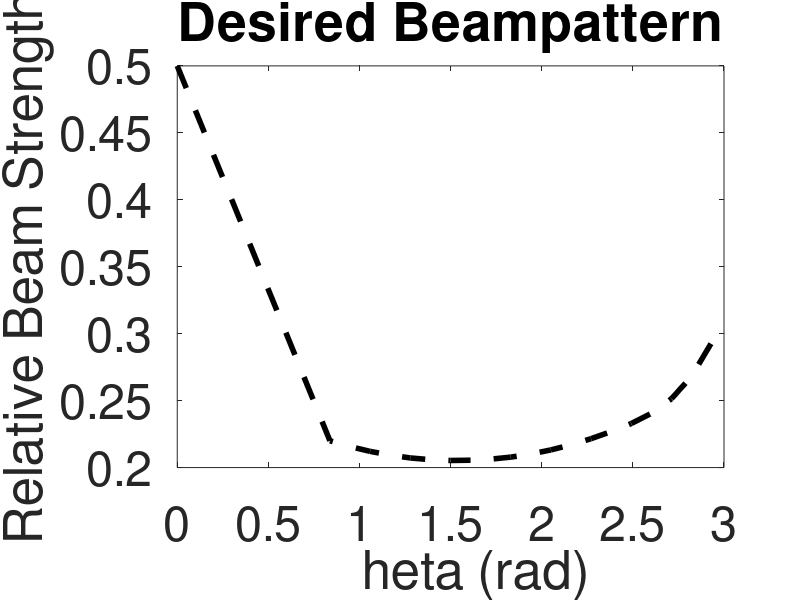
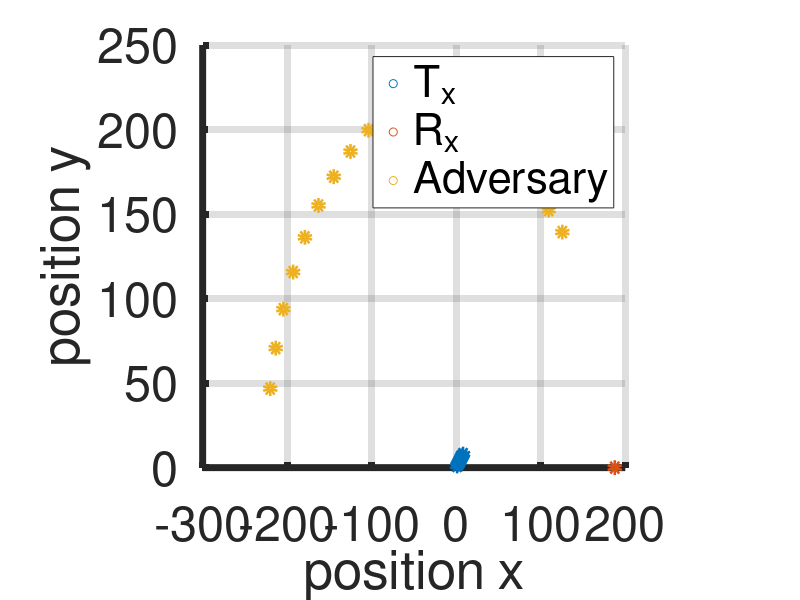

Here is the MATLAB script that generated these plots, in order:
clc
clear all
close all

%%
lambda = 7.5;                       % inter agent spacing?
k = (2.*pi)./lambda;                % wave number
for i=1:60                          % randomize inital positions of agents
    if rand<0.5
        xm(i,:) = (mod(i,7)-3)*1;
        ym(i,:) = (ceil(i/7)-4)*1;
    end
end
ind = find(xm);                     % filter out any agents initialized at the origin
xm = xm(ind);
ym = ym(ind);
xm = xm*lambda/2;
ym = ym*lambda/2;

s = 20;                             % numer of sectors to look at

%% receiver locations from LA dataset
% xm = [15    15    15    15    15    15   105   105   105   105   105   105   195   195   195   196   195   195   285   285   285   285   285   285   375   375   375   378   375   375   465   465   465   465   465   465].';
% ym = [15   105   195   285   375   465    16   105   195   286   375   465    15   105   200   285   371   465    15   105   195   285   375   465    16   105   195   285   375   465    15   105   195   285   376   465].';
% rho = [500*lambda/2*ones(1,1);500*lambda/2*ones(s/2,1);600*lambda/2*ones(s/2,1)]; % get distance from transmitter to receiver


% xm = [30:2.65:48.55].';
% ym = linspace(220,238.5,8).';
% rho = [100*lambda/2*ones(1,1);100*lambda/2*ones(s/2,1);125*lambda/2*ones(s/2,1)]; % get distance from transmitter to receiver
%%


% f = [5;1*ones(s,1)]/10;             % set magnitude of des'd beampower at each receiver
xm = [1 2 3 4 5 6 7 8].';
ym = [1 2 3 4 5 6 7 8].';
rho = [50*lambda/2*ones(1,1);50*lambda/2*ones(s/2,1);60*lambda/2*ones(s/2,1)]; % get distance from transmitter to receiver
% theta = pi./15;                         % angle of allied reciever
% theta_sec = linspace(pi./3,3*pi./3,s);  % divide workspace into 30deg sectors
% theta = [theta;theta_sec'];             % make list of all receiver posns
theta = 0;                         % angle of allied reciever
theta_sec = linspace(pi./3 - pi/15,3*pi./3 - pi/15,s);  % divide workspace into 30deg sectors
theta = [theta;theta_sec'];             % make list of all receiver posns

% % Parameters of desired beam
% f = 40e6;                                     % Frequency in Hz                                                                        
% N_d = 5;                                       % Number of elements of array  
% lambda = 3e8/f;                               % wave length
% d = lambda/4;                                 % Inter-element spacing
% k = (2*pi)./lambda;                           % wave number
% rm_d = [xm,ym];
% % channel parameters
% gamma = 1;                                   
% mu = 2;
% nu = 1;  
% rho = 1.5*d; 
% % Array factor (AFd) of desired beam
% AFd = GetArrayFactor(N_d, rm_d, Am_d, alpha_d, gamma, mu, nu, rho, theta); % call provided code to find AF
% figure();
% h = polar(theta,abs(AFd),'r'); % plot
% set(h,'LineWidth',2);
% box on
% hold on


% f = squareFourier(5,2*pi,.1,5,theta);             % set magnitude of des'd beampower at each receiver
% f = (f + abs(min(f))*2);
% f = f./(2*max(f));
f = [0.5000    0.2200    0.2157    0.2121    0.2093    0.2072    0.2059    0.2053    0.2055    0.2063    0.2078    0.2101    0.2132    0.2170    0.2216    0.2269    0.2329    0.2405    0.2514    0.2681    0.2934].';
figure();
plot(theta,f,'k--','LineWidth',4)
title("Desired Beampattern")
set(gca,'FontSize',35)
xlabel("\theta (rad)")
ylabel("Relative Beam Strength")

N_a = length(xm);                       % only count remaining agents
N_s = length(rho);                      % want to sample transmitted strength to each receiver
mu = 2;                                 % 

%%
d = zeros(N_a,N_s);     % init fading parameters
zeta = zeros(N_a,N_s);
for m=1:N_a
    for i=1:N_s
        d(m,i) = norm([xm(m,:);ym(m,:)]-rho(i,:).*[cos(theta(i,:));sin(theta(i,:))]);   % fading parameter 1 is distance
        zeta(m,i) = k*(xm(m,:)*cos(theta(i,:)) + ym(m,:)*sin(theta(i,:)) + d(m,i));     % phase offset due to distance
    end
end

%%
figure();
scatter(xm,ym,'LineWidth',5) % plot workspace with agents
hold on
grid on
set(gca, 'LineWidth', 5, 'FontSize', 35)
scatter(rho(1).*cos(theta(1)),rho(1).*sin(theta(1)),'LineWidth',5)
scatter(rho(2:end).*cos(theta(2:end)),rho(2:end).*sin(theta(2:end)),'LineWidth',5)
xlabel('position x')
ylabel('position y')
axis('square')
% xlim([-200 200])
% ylim([-30 250])
legend('T_x','R_x','Adversary')